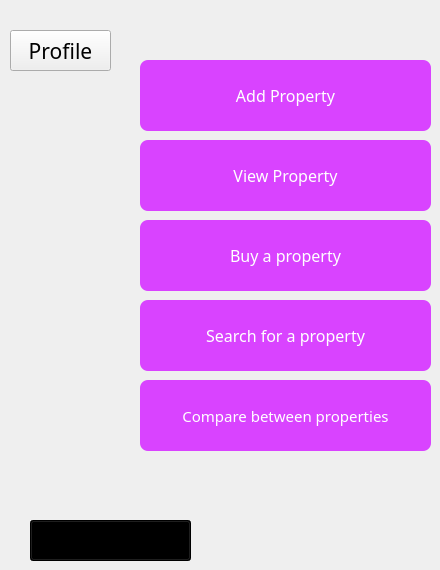
   <widget class="QWidget" name="userDashBoard">
    <widget class="QPushButton" name="viewPropbtn">
     <property name="geometry">
      <rect>
       <x>140</x>
       <y>140</y>
       <width>291</width>
       <height>71</height>
      </rect>
     </property>
     <property name="font">
      <font>
       <family>Lucida Fax</family>
       <pointsize>12</pointsize>
       <bold>false</bold>
       <underline>false</underline>
      </font>
     </property>
     <property name="autoFillBackground">
      <bool>false</bool>
     </property>
     <property name="styleSheet">
      <string notr="true">QPushButton {
	background-color: rgb(217, 67, 255);
    color: white;
    border-radius: 8px;
    padding: 6px 12px;
    border: none;
    box-shadow: 2px 2px 8px rgba(0, 0, 0, 0.3); /* Note: Qt doesn't support box-shadow! */
}

QPushButton:hover {
    background-color: #2980b9;
}
</string>
     </property>
     <property name="text">
      <string>View Property</string>
     </property>
    </widget>
    <widget class="QPushButton" name="searchPropbtn">
     <property name="geometry">
      <rect>
       <x>140</x>
       <y>300</y>
       <width>291</width>
       <height>71</height>
      </rect>
     </property>
     <property name="font">
      <font>
       <family>Lucida Fax</family>
       <pointsize>12</pointsize>
       <bold>false</bold>
       <underline>false</underline>
      </font>
     </property>
     <property name="autoFillBackground">
      <bool>false</bool>
     </property>
     <property name="styleSheet">
      <string notr="true">QPushButton {
	background-color: rgb(217, 67, 255);
    color: white;
    border-radius: 8px;
    padding: 6px 12px;
    border: none;
    box-shadow: 2px 2px 8px rgba(0, 0, 0, 0.3); /* Note: Qt doesn't support box-shadow! */
}

QPushButton:hover {
    background-color: #2980b9;
}
</string>
     </property>
     <property name="text">
      <string>Search for a property</string>
     </property>
    </widget>
    <widget class="QPushButton" name="comparePropbtn">
     <property name="geometry">
      <rect>
       <x>140</x>
       <y>380</y>
       <width>291</width>
       <height>71</height>
      </rect>
     </property>
     <property name="font">
      <font>
       <family>Lucida Fax</family>
       <pointsize>11</pointsize>
       <bold>false</bold>
       <underline>false</underline>
      </font>
     </property>
     <property name="autoFillBackground">
      <bool>false</bool>
     </property>
     <property name="styleSheet">
      <string notr="true">QPushButton {
	background-color: rgb(217, 67, 255);
    color: white;
    border-radius: 8px;
    padding: 6px 12px;
    border: none;
    box-shadow: 2px 2px 8px rgba(0, 0, 0, 0.3); /* Note: Qt doesn't support box-shadow! */
}

QPushButton:hover {
    background-color: #2980b9;
}
</string>
     </property>
     <property name="text">
      <string>Compare between properties</string>
     </property>
    </widget>
    <widget class="QPushButton" name="backbtn">
     <property name="geometry">
      <rect>
       <x>30</x>
       <y>520</y>
       <width>161</width>
       <height>41</height>
      </rect>
     </property>
     <property name="font">
      <font>
       <family>Lucida Fax</family>
       <pointsize>14</pointsize>
       <bold>false</bold>
       <underline>false</underline>
      </font>
     </property>
     <property name="autoFillBackground">
      <bool>false</bool>
     </property>
     <property name="styleSheet">
      <string notr="true">background-color: rgb(0, 0, 0);
alternate-background-color: rgb(0, 0, 0);</string>
     </property>
     <property name="text">
      <string>Back</string>
     </property>
     <property name="checkable">
      <bool>false</bool>
     </property>
    </widget>
    <widget class="QPushButton" name="buyPropbtn">
     <property name="geometry">
      <rect>
       <x>140</x>
       <y>220</y>
       <width>291</width>
       <height>71</height>
      </rect>
     </property>
     <property name="font">
      <font>
       <family>Lucida Fax</family>
       <pointsize>12</pointsize>
       <bold>false</bold>
       <underline>false</underline>
      </font>
     </property>
     <property name="autoFillBackground">
      <bool>false</bool>
     </property>
     <property name="styleSheet">
      <string notr="true">QPushButton {
	background-color: rgb(217, 67, 255);
    color: white;
    border-radius: 8px;
    padding: 6px 12px;
    border: none;
    box-shadow: 2px 2px 8px rgba(0, 0, 0, 0.3); /* Note: Qt doesn't support box-shadow! */
}

QPushButton:hover {
    background-color: #2980b9;
}
</string>
     </property>
     <property name="text">
      <string>Buy a property</string>
     </property>
    </widget>
    <widget class="QPushButton" name="addPropbtn">
     <property name="geometry">
      <rect>
       <x>140</x>
       <y>60</y>
       <width>291</width>
       <height>71</height>
      </rect>
     </property>
     <property name="font">
      <font>
       <family>Lucida Fax</family>
       <pointsize>12</pointsize>
       <bold>false</bold>
       <underline>false</underline>
      </font>
     </property>
     <property name="autoFillBackground">
      <bool>false</bool>
     </property>
     <property name="styleSheet">
      <string notr="true">QPushButton {
	background-color: rgb(217, 67, 255);
    color: white;
    border-radius: 8px;
    padding: 6px 12px;
    border: none;
    box-shadow: 2px 2px 8px rgba(0, 0, 0, 0.3); /* Note: Qt doesn't support box-shadow! */
}

QPushButton:hover {
    background-color: #2980b9;
}
</string>
     </property>
     <property name="text">
      <string>Add Property</string>
     </property>
    </widget>
    <widget class="QPushButton" name="pushButton">
     <property name="geometry">
      <rect>
       <x>10</x>
       <y>30</y>
       <width>101</width>
       <height>41</height>
      </rect>
     </property>
     <property name="font">
      <font>
       <family>Segoe Print</family>
       <pointsize>16</pointsize>
      </font>
     </property>
     <property name="text">
      <string>Profile</string>
     </property>
     <property name="icon">
      <iconset resource="resources.qrc">
       <normaloff>:/new/prefix1/images/activity-feed-xxl.png</normaloff>:/new/prefix1/images/activity-feed-xxl.png</iconset>
     </property>
     <property name="checkable">
      <bool>true</bool>
     </property>
     <property name="autoDefault">
      <bool>false</bool>
     </property>
    </widget>
   </widget>
